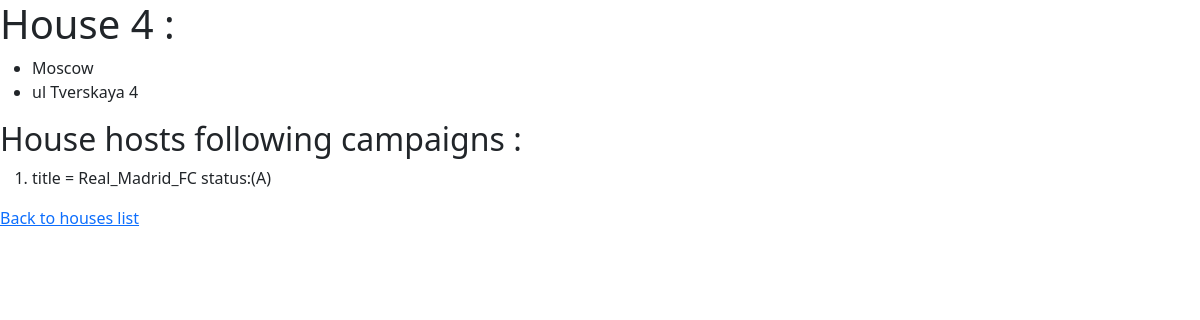
The app's page /campaigns/houses/4, older data.
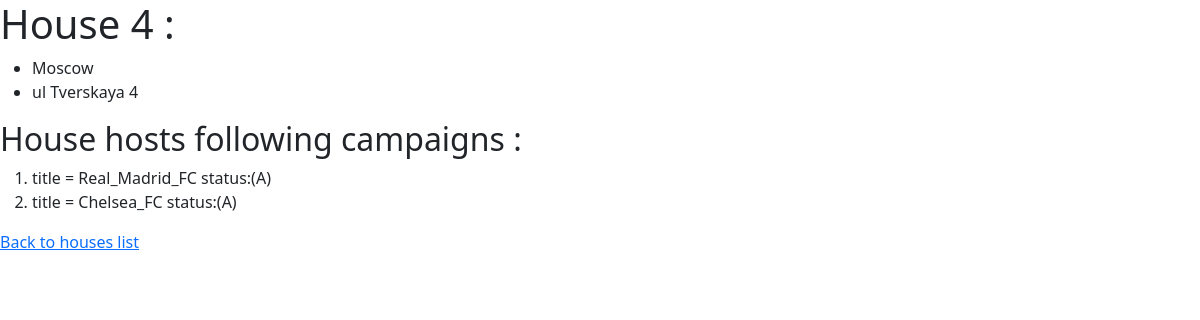
The same page, newer data.
### campaigns/models.py (models this page shows)
class Campaign(models.Model):
	title = models.CharField(max_length = 64)
	status = models.CharField(max_length = 1)
	supervisor = models.ForeignKey(Supervisor, on_delete = models.CASCADE, related_name = 'controled_by')
	creator = models.ForeignKey(User, on_delete = models.CASCADE, related_name = 'created_by', default = 1)
	def __str__(self):
		return f'title = {self.title} status:({self.status})'

### campaigns/views.py (the view)
# urls.py: path('houses/<int:house_id>', views.house, name = 'house'),
def house(request, house_id):
	house = House.objects.get(pk=house_id)
	return render(request, 'campaigns/house.html', {
		'house' : house,
		'campaigns' : house.campaigns.all(),
		})

### campaigns/templates/campaigns/house.html
{% extends 'campaigns/layout.html' %}
{% block body %}
	<h1> House {{house.id}} : </h1>
	<ul>
		<li>{{house.city}}</li>
		<li>{{house.street_type}}  {{house.street_name}} {{house.house_number}} </li>
	</ul>
	<h2> House hosts following campaigns : </h2>
	<ol>
		{% for campaign in campaigns %}
			<li>{{campaign}}</li>
		{% empty %}
			<li> no campaigns </li>
		{% endfor %}
	</ol>
	<a href = "{% url 'campaigns:h_index' %}"> Back to houses list </a>
{% endblock %}

Row changes from the older to the newer data that the page shows:
added Campaign: title+status "title = Chelsea_FC status:(A)"
